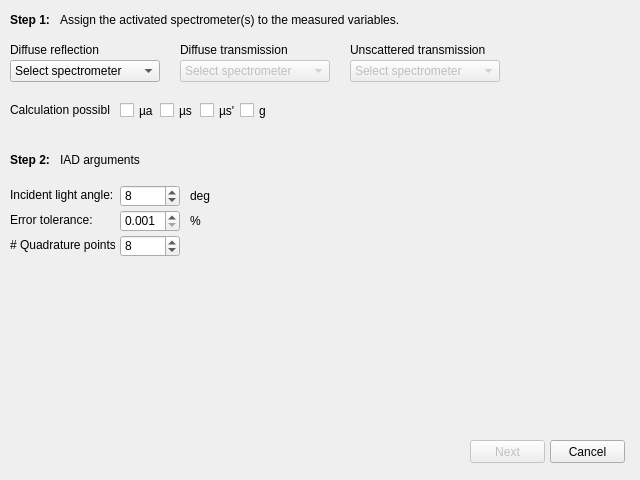
<?xml version="1.0" encoding="UTF-8"?>
<ui version="4.0">
 <class>ConfigureIADPage01</class>
 <widget class="QDialog" name="ConfigureIADPage01">
  <property name="geometry">
   <rect>
    <x>0</x>
    <y>0</y>
    <width>640</width>
    <height>480</height>
   </rect>
  </property>
  <property name="windowTitle">
   <string>Assistant</string>
  </property>
  <widget class="QLabel" name="label_caption1">
   <property name="geometry">
    <rect>
     <x>60</x>
     <y>10</y>
     <width>571</width>
     <height>20</height>
    </rect>
   </property>
   <property name="font">
    <font>
     <weight>50</weight>
     <bold>false</bold>
    </font>
   </property>
   <property name="text">
    <string>Assign the activated spectrometer(s) to the measured variables.</string>
   </property>
  </widget>
  <widget class="QLabel" name="label_step1">
   <property name="geometry">
    <rect>
     <x>10</x>
     <y>10</y>
     <width>41</width>
     <height>20</height>
    </rect>
   </property>
   <property name="font">
    <font>
     <weight>75</weight>
     <bold>true</bold>
    </font>
   </property>
   <property name="text">
    <string>Step 1:</string>
   </property>
  </widget>
  <widget class="QLabel" name="label_diffuseTransmission">
   <property name="geometry">
    <rect>
     <x>180</x>
     <y>40</y>
     <width>150</width>
     <height>20</height>
    </rect>
   </property>
   <property name="text">
    <string>Diffuse transmission</string>
   </property>
  </widget>
  <widget class="QComboBox" name="combo_unscatteredTransmission">
   <property name="enabled">
    <bool>false</bool>
   </property>
   <property name="geometry">
    <rect>
     <x>350</x>
     <y>60</y>
     <width>150</width>
     <height>22</height>
    </rect>
   </property>
   <item>
    <property name="text">
     <string>Select spectrometer</string>
    </property>
   </item>
  </widget>
  <widget class="QLabel" name="label_diffuseReflection">
   <property name="geometry">
    <rect>
     <x>10</x>
     <y>40</y>
     <width>150</width>
     <height>20</height>
    </rect>
   </property>
   <property name="text">
    <string>Diffuse reflection</string>
   </property>
  </widget>
  <widget class="QComboBox" name="combo_diffuseTransmission">
   <property name="enabled">
    <bool>false</bool>
   </property>
   <property name="geometry">
    <rect>
     <x>180</x>
     <y>60</y>
     <width>150</width>
     <height>22</height>
    </rect>
   </property>
   <item>
    <property name="text">
     <string>Select spectrometer</string>
    </property>
   </item>
  </widget>
  <widget class="QLabel" name="label_unscatteredTransmission">
   <property name="geometry">
    <rect>
     <x>350</x>
     <y>40</y>
     <width>150</width>
     <height>20</height>
    </rect>
   </property>
   <property name="text">
    <string>Unscattered transmission</string>
   </property>
  </widget>
  <widget class="QComboBox" name="combo_diffuseReflection">
   <property name="geometry">
    <rect>
     <x>10</x>
     <y>60</y>
     <width>150</width>
     <height>22</height>
    </rect>
   </property>
   <item>
    <property name="text">
     <string>Select spectrometer</string>
    </property>
   </item>
  </widget>
  <widget class="QPushButton" name="button_next">
   <property name="enabled">
    <bool>false</bool>
   </property>
   <property name="geometry">
    <rect>
     <x>470</x>
     <y>440</y>
     <width>75</width>
     <height>23</height>
    </rect>
   </property>
   <property name="text">
    <string>Next</string>
   </property>
  </widget>
  <widget class="QPushButton" name="button_cancel">
   <property name="geometry">
    <rect>
     <x>550</x>
     <y>440</y>
     <width>75</width>
     <height>23</height>
    </rect>
   </property>
   <property name="text">
    <string>Cancel</string>
   </property>
  </widget>
  <widget class="QLabel" name="label_opticalParameters">
   <property name="geometry">
    <rect>
     <x>10</x>
     <y>100</y>
     <width>100</width>
     <height>20</height>
    </rect>
   </property>
   <property name="font">
    <font>
     <weight>50</weight>
     <italic>false</italic>
     <bold>false</bold>
    </font>
   </property>
   <property name="text">
    <string>Calculation possible:</string>
   </property>
  </widget>
  <widget class="QCheckBox" name="checkBox_absorptionCoefficient">
   <property name="enabled">
    <bool>true</bool>
   </property>
   <property name="geometry">
    <rect>
     <x>120</x>
     <y>100</y>
     <width>41</width>
     <height>21</height>
    </rect>
   </property>
   <property name="text">
    <string>µa</string>
   </property>
   <property name="checkable">
    <bool>true</bool>
   </property>
   <property name="autoExclusive">
    <bool>false</bool>
   </property>
  </widget>
  <widget class="QCheckBox" name="checkBox_scatteringCoefficient">
   <property name="enabled">
    <bool>true</bool>
   </property>
   <property name="geometry">
    <rect>
     <x>160</x>
     <y>100</y>
     <width>41</width>
     <height>21</height>
    </rect>
   </property>
   <property name="text">
    <string>µs</string>
   </property>
   <property name="checkable">
    <bool>true</bool>
   </property>
   <property name="autoExclusive">
    <bool>false</bool>
   </property>
  </widget>
  <widget class="QCheckBox" name="checkBox_reducedScatteringCoefficient">
   <property name="enabled">
    <bool>true</bool>
   </property>
   <property name="geometry">
    <rect>
     <x>200</x>
     <y>100</y>
     <width>41</width>
     <height>21</height>
    </rect>
   </property>
   <property name="text">
    <string>µs'</string>
   </property>
   <property name="checkable">
    <bool>true</bool>
   </property>
  </widget>
  <widget class="QCheckBox" name="checkBox_anisotropy">
   <property name="enabled">
    <bool>true</bool>
   </property>
   <property name="geometry">
    <rect>
     <x>240</x>
     <y>100</y>
     <width>41</width>
     <height>21</height>
    </rect>
   </property>
   <property name="text">
    <string>g</string>
   </property>
   <property name="checkable">
    <bool>true</bool>
   </property>
  </widget>
  <widget class="QLabel" name="label_step2">
   <property name="geometry">
    <rect>
     <x>10</x>
     <y>150</y>
     <width>41</width>
     <height>20</height>
    </rect>
   </property>
   <property name="font">
    <font>
     <weight>75</weight>
     <bold>true</bold>
    </font>
   </property>
   <property name="text">
    <string>Step 2:</string>
   </property>
  </widget>
  <widget class="QLabel" name="label_caption2">
   <property name="geometry">
    <rect>
     <x>60</x>
     <y>150</y>
     <width>571</width>
     <height>20</height>
    </rect>
   </property>
   <property name="font">
    <font>
     <weight>50</weight>
     <bold>false</bold>
    </font>
   </property>
   <property name="text">
    <string>IAD arguments</string>
   </property>
  </widget>
  <widget class="QSpinBox" name="spinBox_incidentLightAngle">
   <property name="geometry">
    <rect>
     <x>120</x>
     <y>185</y>
     <width>60</width>
     <height>22</height>
    </rect>
   </property>
   <property name="minimum">
    <number>0</number>
   </property>
   <property name="maximum">
    <number>90</number>
   </property>
   <property name="value">
    <number>8</number>
   </property>
  </widget>
  <widget class="QLabel" name="label_incidentLightAngle">
   <property name="geometry">
    <rect>
     <x>10</x>
     <y>185</y>
     <width>105</width>
     <height>20</height>
    </rect>
   </property>
   <property name="font">
    <font>
     <weight>50</weight>
     <italic>false</italic>
     <bold>false</bold>
    </font>
   </property>
   <property name="text">
    <string>Incident light angle:</string>
   </property>
  </widget>
  <widget class="QLabel" name="label_incidentLightAngleUnit">
   <property name="geometry">
    <rect>
     <x>190</x>
     <y>185</y>
     <width>26</width>
     <height>21</height>
    </rect>
   </property>
   <property name="text">
    <string>deg</string>
   </property>
  </widget>
  <widget class="QLabel" name="label_errorTolerance">
   <property name="geometry">
    <rect>
     <x>10</x>
     <y>210</y>
     <width>105</width>
     <height>20</height>
    </rect>
   </property>
   <property name="font">
    <font>
     <weight>50</weight>
     <italic>false</italic>
     <bold>false</bold>
    </font>
   </property>
   <property name="text">
    <string>Error tolerance:</string>
   </property>
  </widget>
  <widget class="QDoubleSpinBox" name="doubleSpinBox_errorTolerance">
   <property name="geometry">
    <rect>
     <x>120</x>
     <y>210</y>
     <width>60</width>
     <height>22</height>
    </rect>
   </property>
   <property name="decimals">
    <number>3</number>
   </property>
   <property name="minimum">
    <double>0.001000000000000</double>
   </property>
   <property name="maximum">
    <double>10.000000000000000</double>
   </property>
   <property name="singleStep">
    <double>0.001000000000000</double>
   </property>
   <property name="value">
    <double>0.001000000000000</double>
   </property>
  </widget>
  <widget class="QLabel" name="label_errorToleranceUnit">
   <property name="geometry">
    <rect>
     <x>190</x>
     <y>210</y>
     <width>26</width>
     <height>22</height>
    </rect>
   </property>
   <property name="text">
    <string>%</string>
   </property>
  </widget>
  <widget class="QLabel" name="label_quadraturePoints">
   <property name="geometry">
    <rect>
     <x>10</x>
     <y>235</y>
     <width>105</width>
     <height>20</height>
    </rect>
   </property>
   <property name="font">
    <font>
     <weight>50</weight>
     <italic>false</italic>
     <bold>false</bold>
    </font>
   </property>
   <property name="text">
    <string># Quadrature points:</string>
   </property>
  </widget>
  <widget class="QSpinBox" name="spinBox_quadraturePoints">
   <property name="geometry">
    <rect>
     <x>120</x>
     <y>235</y>
     <width>60</width>
     <height>22</height>
    </rect>
   </property>
   <property name="minimum">
    <number>1</number>
   </property>
   <property name="maximum">
    <number>64</number>
   </property>
   <property name="value">
    <number>8</number>
   </property>
   <property name="displayIntegerBase">
    <number>10</number>
   </property>
  </widget>
 </widget>
 <resources/>
 <connections/>
</ui>
